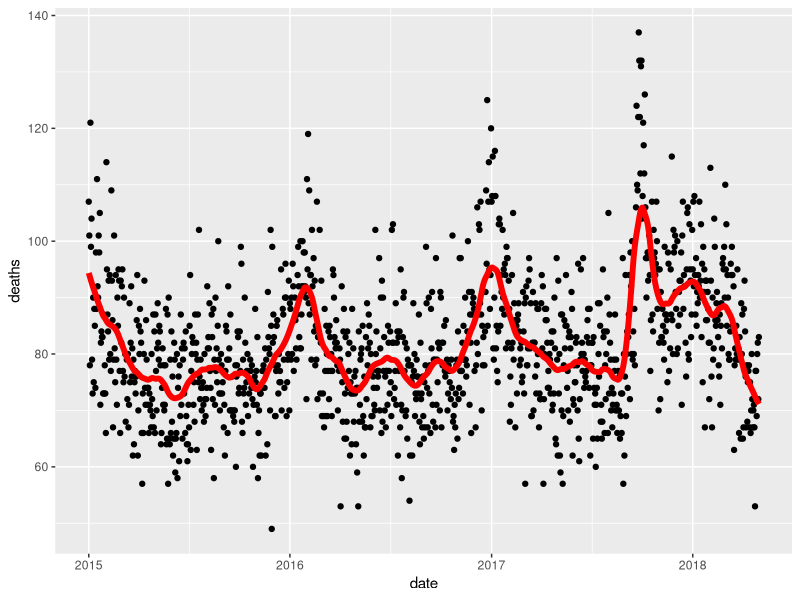
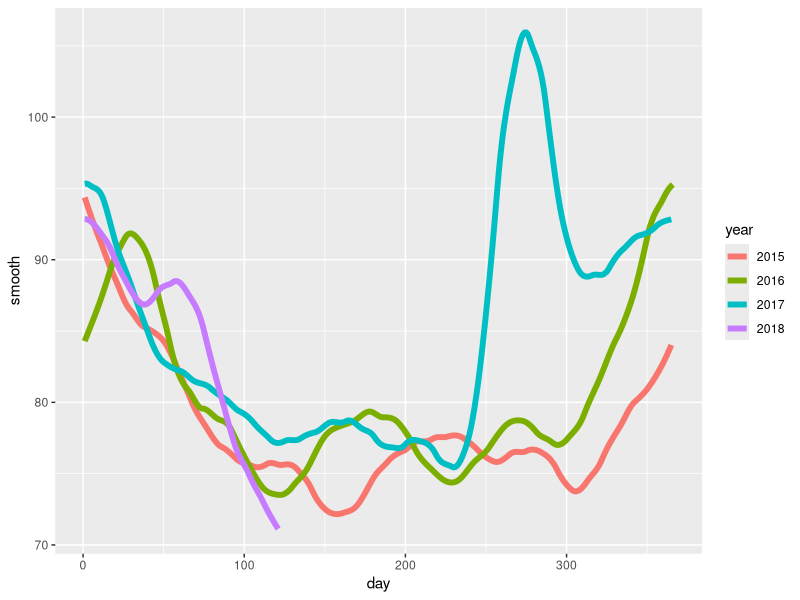

Source code (R) for these figures, in order:
#Wrangling data using the following code to obtain data of mortality counts from Puerto Rico from  2016-2018
library(tidyverse)
library(lubridate)
library(purrr)
library(pdftools)

fn <- system.file("extdata", "RD-Mortality-Report_2015-18-180531.pdf", package="dslabs")
dat <- map_df(str_split(pdf_text(fn), "\n"), function(s){
  s <- str_trim(s)
  header_index <- str_which(s, "2015")[1]
  tmp <- str_split(s[header_index], "\\s+", simplify = TRUE)
  month <- tmp[1]
  header <- tmp[-1]
  tail_index  <- str_which(s, "Total")
  n <- str_count(s, "\\d+")
  out <- c(1:header_index, which(n==1), which(n>=28), tail_index:length(s))
  s[-out] %>%
    str_remove_all("[^\\d\\s]") %>%
    str_trim() %>%
    str_split_fixed("\\s+", n = 6) %>%
    .[,1:5] %>%
    as_data_frame() %>% 
    setNames(c("day", header)) %>%
    mutate(month = month,
           day = as.numeric(day)) %>%
    gather(year, deaths, -c(day, month)) %>%
    mutate(deaths = as.numeric(deaths))
}) %>%
  mutate(month = recode(month, "JAN" = 1, "FEB" = 2, "MAR" = 3, "APR" = 4, "MAY" = 5, "JUN" = 6, 
                        "JUL" = 7, "AGO" = 8, "SEP" = 9, "OCT" = 10, "NOV" = 11, "DEC" = 12)) %>%
  mutate(date = make_date(year, month, day)) %>%
  dplyr::filter(date <= "2018-05-01")

#Using the loess() function to obtain a smooth estimate of number of deaths as a function of dates. 
span <- 60 / as.numeric(diff(range(dat$date)))
fit <- dat %>% mutate(x = as.numeric(date)) %>% loess(deaths ~ x, data = ., span = span, degree = 1)
dat %>% mutate(smooth = predict(fit, as.numeric(date))) %>%
  ggplot() +
  geom_point(aes(date, deaths)) +
  geom_line(aes(date, smooth), lwd = 2, col = "red")

#Using previous data from above plot and making a new plot with different colors for each year
dat %>% 
  mutate(smooth = predict(fit, as.numeric(date)), day = yday(date), year = as.character(year(date))) %>%
  ggplot(aes(day, smooth, col = year)) +
  geom_line(lwd = 2)
